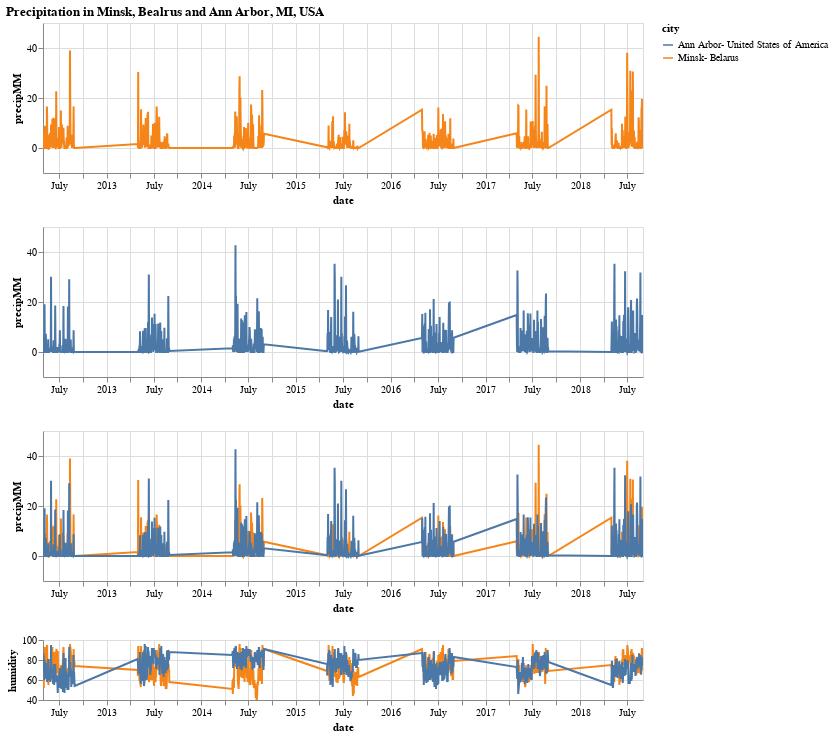

This figure's notebook cell:
### Code cell
msk = msk.encode(y=alt.Y('precipMM:Q',scale = {'domain':(-10, 50)})).mark_line()
aa = aa.encode(y=alt.Y('precipMM:Q',scale = {'domain':(-10, 50)})).mark_line()
alt.vconcat(msk,aa,msk+aa,lower).properties(title='Precipitation in Minsk, Bealrus and Ann Arbor, MI, USA')

### Figure 1 — Vega-Lite specification as saved in the notebook (floating-point values rounded to 4 significant figures; data arrays with more than 128 entries replaced by an {"elided": "..."} marker saying what was removed)
{"$schema": "https://vega.github.io/schema/vega-lite/v2.6.0.json", "config": {"view": {"height": 300, "width": 400}}, "datasets": {"data-0ebcd4c54c45634a3e8682bfc50d5de7": {"elided": "861 records"}, "data-31255cb7335b7326a0bd8d16eb2b1301": {"elided": "861 records"}}, "title": "Precipitation in Minsk, Bealrus and Ann Arbor, MI, USA", "vconcat": [{"data": {"name": "data-31255cb7335b7326a0bd8d16eb2b1301"}, "encoding": {"color": {"field": "city", "type": "nominal"}, "x": {"field": "date", "scale": {"domain": {"selection": "selector001"}}, "type": "temporal"}, "y": {"field": "precipMM", "scale": {"domain": [-10, 50]}, "type": "quantitative"}}, "height": 150, "mark": "line", "width": 600}, {"data": {"name": "data-0ebcd4c54c45634a3e8682bfc50d5de7"}, "encoding": {"color": {"field": "city", "type": "nominal"}, "x": {"field": "date", "scale": {"domain": {"selection": "selector001"}}, "type": "temporal"}, "y": {"field": "precipMM", "scale": {"domain": [-10, 50]}, "type": "quantitative"}}, "height": 150, "mark": "line", "width": 600}, {"layer": [{"data": {"name": "data-31255cb7335b7326a0bd8d16eb2b1301"}, "encoding": {"color": {"field": "city", "type": "nominal"}, "x": {"field": "date", "scale": {"domain": {"selection": "selector001"}}, "type": "temporal"}, "y": {"field": "precipMM", "scale": {"domain": [-10, 50]}, "type": "quantitative"}}, "height": 150, "mark": "line", "width": 600}, {"data": {"name": "data-0ebcd4c54c45634a3e8682bfc50d5de7"}, "encoding": {"color": {"field": "city", "type": "nominal"}, "x": {"field": "date", "scale": {"domain": {"selection": "selector001"}}, "type": "temporal"}, "y": {"field": "precipMM", "scale": {"domain": [-10, 50]}, "type": "quantitative"}}, "height": 150, "mark": "line", "width": 600}]}, {"layer": [{"data": {"name": "data-31255cb7335b7326a0bd8d16eb2b1301"}, "encoding": {"color": {"field": "city", "type": "nominal"}, "x": {"field": "date", "scale": {"domain": {"selection": "selector001"}}, "type": "temporal"}, "y": {"field": "humidity", "scale": {"domain": [40, 100]}, "type": "quantitative"}}, "height": 60, "mark": "line", "width": 600}, {"data": {"name": "data-0ebcd4c54c45634a3e8682bfc50d5de7"}, "encoding": {"color": {"field": "city", "type": "nominal"}, "x": {"field": "date", "scale": {"domain": {"selection": "selector001"}}, "type": "temporal"}, "y": {"field": "humidity", "scale": {"domain": [40, 100]}, "type": "quantitative"}}, "height": 150, "mark": "line", "selection": {"selector001": {"encodings": ["x"], "mark": {"fill": "#333", "fillOpacity": 0.125, "stroke": "white"}, "on": "[mousedown, window:mouseup] > window:mousemove!", "resolve": "global", "translate": "[mousedown, window:mouseup] > window:mousemove!", "type": "interval", "zoom": "wheel!"}}, "width": 600}]}]}
